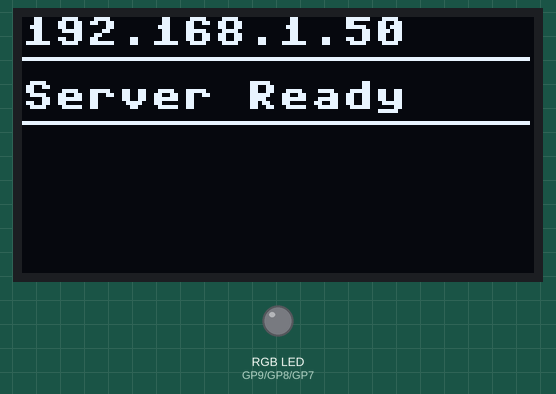
A program run on a simulated Raspberry Pi Pico running MicroPython. Shown: 128×64 one-colour display, an RGB LED mixed from three pins (HIGH = lit). WiFi joins after 1.5 s.

Above: at 2.2 s.

The program:

server_RGBLED_main_github_version.py
```python
# Place Your SSID and Password for your Local Wifi here
SSID = 'Your SSID'
password = 'Your Password'


# HW for Lesson 28 Connecting the Pico to WiFi
# Server code on the pico to control an RGB LED
# Lori Pfahler
# August 2023

# import modules
import socket
import utime
import network
from machine import Pin, I2C, PWM
from ssd1306 import SSD1306_I2C

# setup I2C bus and SSD1306 display (white on black)
myI2C = I2C(0, sda = Pin(12), scl = Pin(13), freq = 400000)
myOLED = SSD1306_I2C(128, 64, myI2C, addr = 0x3c)
myOLED.init_display()

# Setup RGB LED
redLED = PWM(Pin(9))
redLED.freq(1000)
redLED.duty_u16(0)
greenLED = PWM(Pin(8))
greenLED.freq(1000)
greenLED.duty_u16(0)
blueLED = PWM(Pin(7))
blueLED.freq(1000)
blueLED.duty_u16(0)

# setup server
myWiFi = network.WLAN(network.STA_IF)
myWiFi.active(True)

# connect to local Wifi
myWiFi.connect(SSID, password)

# wait for connection to be made
while myWiFi.isconnected() == False:
    myOLED.text('Getting Wifi', 0, 0)
    utime.sleep(1)

# get IP address
serverIP = myWiFi.ifconfig()[0]

# Show Server IP address on display
myOLED.rect(0, 0, 127, 9, 0, True)
myOLED.text(serverIP, 0, 0)
myOLED.hline(0, 10, 127, 1)
myOLED.show()

# set port and buffer size
# port is 16-bit number, 0 - 65535, typically use a value above 1024
serverPort = 2023
bufferSize = 1024

# create server
UDPServer = socket.socket(socket.AF_INET, socket.SOCK_DGRAM)
UDPServer.bind((serverIP, serverPort))
myOLED.text('Server Ready', 0, 16)
myOLED.hline(0, 26, 127, 1)
myOLED.show()

# infinite loop to receive messages from client
while True:
    message, address = UDPServer.recvfrom(bufferSize)
    messageDecoded = message.decode('utf-8')
    # list comprehension to get red, green and blue values as a list of integers
    rgbList = [int(x) for x in messageDecoded.split()]
    # check to see if value is greater than 255 - if True, set value to 255
    for i in range(3):
        if rgbList[i] > 255:
            rgbList[i] = 255
    # Send RGB color values to display
    myOLED.rect(0, 16, 127, 47, 0, True)
    myOLED.text('Color Received', 0, 16)
    myOLED.hline(0, 26, 127, 1)
    myOLED.text('Red = ' + str(rgbList[0]), 0, 30)
    myOLED.text('Green = ' + str(rgbList[1]), 0, 40)
    myOLED.text('Blue = ' + str(rgbList[2]), 0, 50)
    myOLED.show()
    # send color to RGB LED
    redLED.duty_u16(rgbList[0]<<8)
    greenLED.duty_u16(rgbList[1]<<8)
    blueLED.duty_u16(rgbList[2]<<8)
    utime.sleep(2)
    myOLED.rect(0, 16, 127, 8, 0, True)
    myOLED.text('Server Ready', 0, 16)
    myOLED.show()
```
